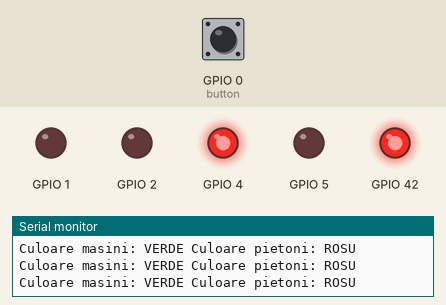
Bench run of a sketch on a simulated ESP32-S3. Parts: output pins drawn as LEDs (lit = HIGH), the last lines printed to the serial monitor. The inputs (shaded band) are chosen by the test bench; at power-on: GPIO 0 (button) HIGH.

Above: at 0.8 s.
0.9 s: GPIO 0 (button) pulled LOW for 0.15 s
At 2.1 s:
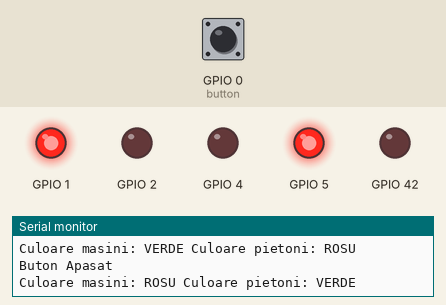
At 6.7 s:
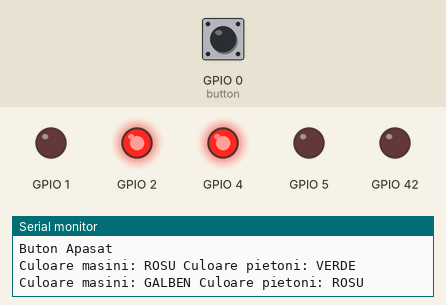
Timing chart, 0 to 10.4 s (numbered marks = the images above; inputs shaded):
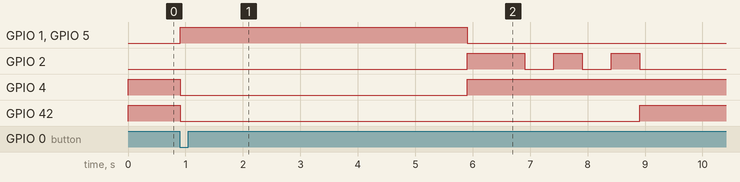

The sketch:

sketch.ino
```cpp
#include <stdio.h>
#include "driver/gpio.h"
#include "freertos/FreeRTOS.h"
#include "freertos/task.h"

class Button {
  private:
    gpio_num_t pin;
    int lastState;
  public:
    Button(int p)
    {
      pin = (gpio_num_t) p;

      gpio_reset_pin(pin);
      gpio_set_direction(pin, GPIO_MODE_INPUT);
      gpio_set_pull_mode(pin, GPIO_PULLUP_ONLY);

      lastState = 1;
    }

    bool wasPressed() {
      int currentState = gpio_get_level(pin);
      bool detection = false;
      if (currentState == 0 && lastState == 1)
      {
        detection = true;
      }
      else
      {
        detection = false;
      }

      lastState = currentState;

      return detection;
    }
};


class Led {
private:
    gpio_num_t pin;
public:
    Led(int p) {
        pin = (gpio_num_t)p;

        gpio_reset_pin(pin);
        gpio_set_direction(pin, GPIO_MODE_OUTPUT);
        gpio_set_level(pin, 0);
    }

    void on() { gpio_set_level(pin, 1); }
    void off() { gpio_set_level(pin, 0); }
};


void setup() {

    Led rosu(1);
    Led galben(2);
    Led verde(42);
    Button button(0);
    Led pieton_rosu(4);
    Led pieton_verde(5);

    printf("Semafor:\n");

    while(true) {

        printf("Culoare masini: VERDE Culoare pietoni: ROSU\n");
        rosu.off();
        galben.off();
        verde.on();
        pieton_rosu.on();
        pieton_verde.off();

        if (button.wasPressed())
        {
          printf("Buton Apasat\n");

        printf("Culoare masini: ROSU Culoare pietoni: VERDE\n" );
        rosu.on();
        galben.off();
        verde.off();
        pieton_rosu.off();
        pieton_verde.on();
        vTaskDelay(5000 / portTICK_PERIOD_MS);

        printf("Culoare masini: GALBEN Culoare pietoni: ROSU\n");
        rosu.off();
        galben.on();
        verde.off();
        pieton_rosu.on();
        pieton_verde.off();

        for (int i = 0; i < 3; i ++)
        {
          vTaskDelay(500 / portTICK_PERIOD_MS);
          galben.on();
          vTaskDelay(500 / portTICK_PERIOD_MS);
          galben.off();
        }


        printf("Culoare masini: VERDE Culoare pietoni: ROSU\n");
        rosu.off();
        galben.off();
        verde.on();
        pieton_rosu.on();
        pieton_verde.off();

        printf("TIMP VERDE PENTRU MASINI = \n" );
        for(int k = 5; k > 0; k --)
        {
          printf("%d SECUNDE \n", k);
          vTaskDelay(1000 / portTICK_PERIOD_MS);
        }
        printf("Acum merge sa apesi butonul");

        }
            vTaskDelay(10 / portTICK_PERIOD_MS);
    }
}

void loop() {}
```

Measured:
- after the input at 0.9 s, GPIO 1, GPIO 5: LOW → HIGH at once, → LOW 5.0 s later; GPIO 2: LOW → HIGH after 5.0 s, then repeats every 1.0 s: LOW 0.50 s, HIGH 0.50 s, until it stays LOW from 8.9 s; GPIO 4: HIGH → LOW at once, → HIGH 5.0 s later; GPIO 42: HIGH → LOW at once, → HIGH 8.0 s later
